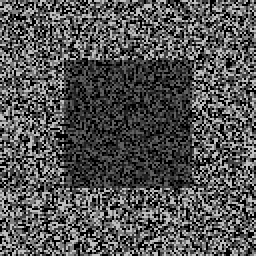
#> input picture input/pair0-L.png, 128 x 128 px (shown 2 times larger)
$ jupyter execute --allow-errors Untitled.ipynb   (shell and % lines are left out)
#> lines starting #> are read from the running program, lines starting #| are printed output that depends on the picture
[cell 1]
import matplotlib.pyplot as plt
import matplotlib.image as mpimg

[cell 2]
left = mpimg.imread("input/pair0-L.png")
#> left is the input picture: shape (128, 128) float32; min 0, max 0.749, mean 0.327
right = mpimg.imread("input/pair0-R.png")
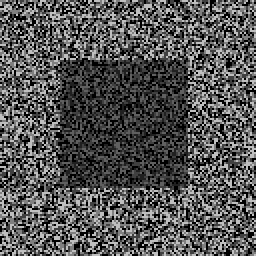
#> input picture input/pair0-R.png, 128 x 128 px (shown 2 times larger)
#> right is the input picture: shape (128, 128) float32; min 0, max 0.749, mean 0.327
size_x, size_y = left.shape
#> size_x = 128; size_y = 128

figsize = 16
fig = plt.figure(figsize=(figsize,figsize))
r = fig.add_subplot(1,2,1)
r.set_title(left.shape)
plt.imshow(left, cmap="gray")
r = fig.add_subplot(1,2,2)
r.set_title(right.shape)
plt.imshow(right, cmap="gray")
plt.show()
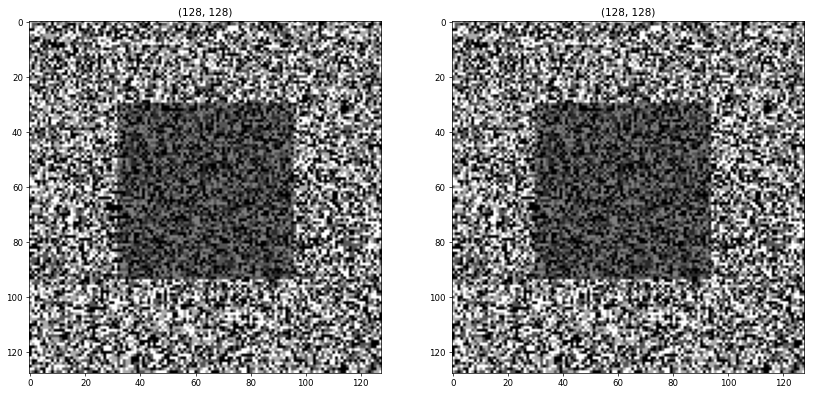
#> figure drawn by matplotlib, 2 panels
